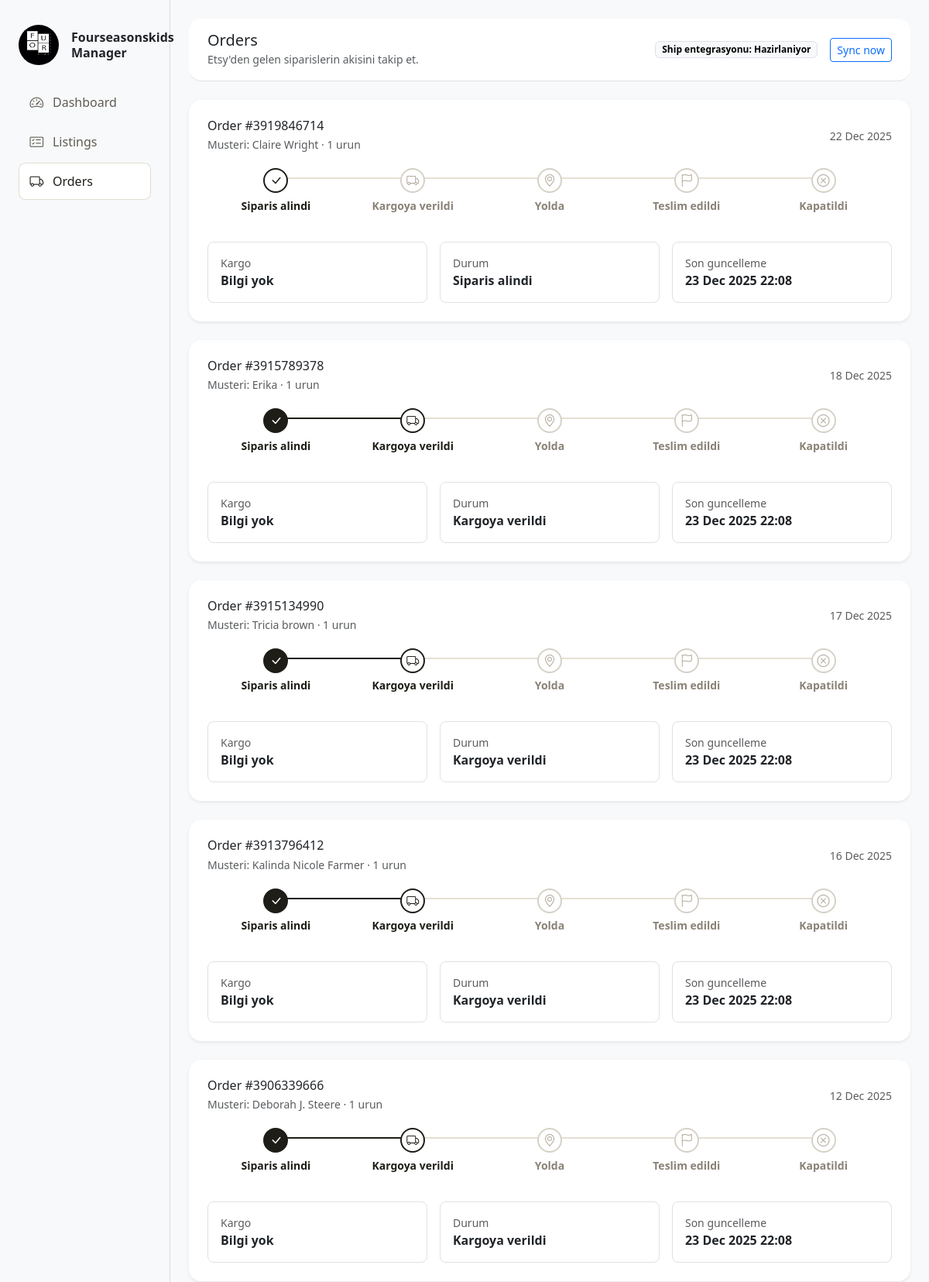
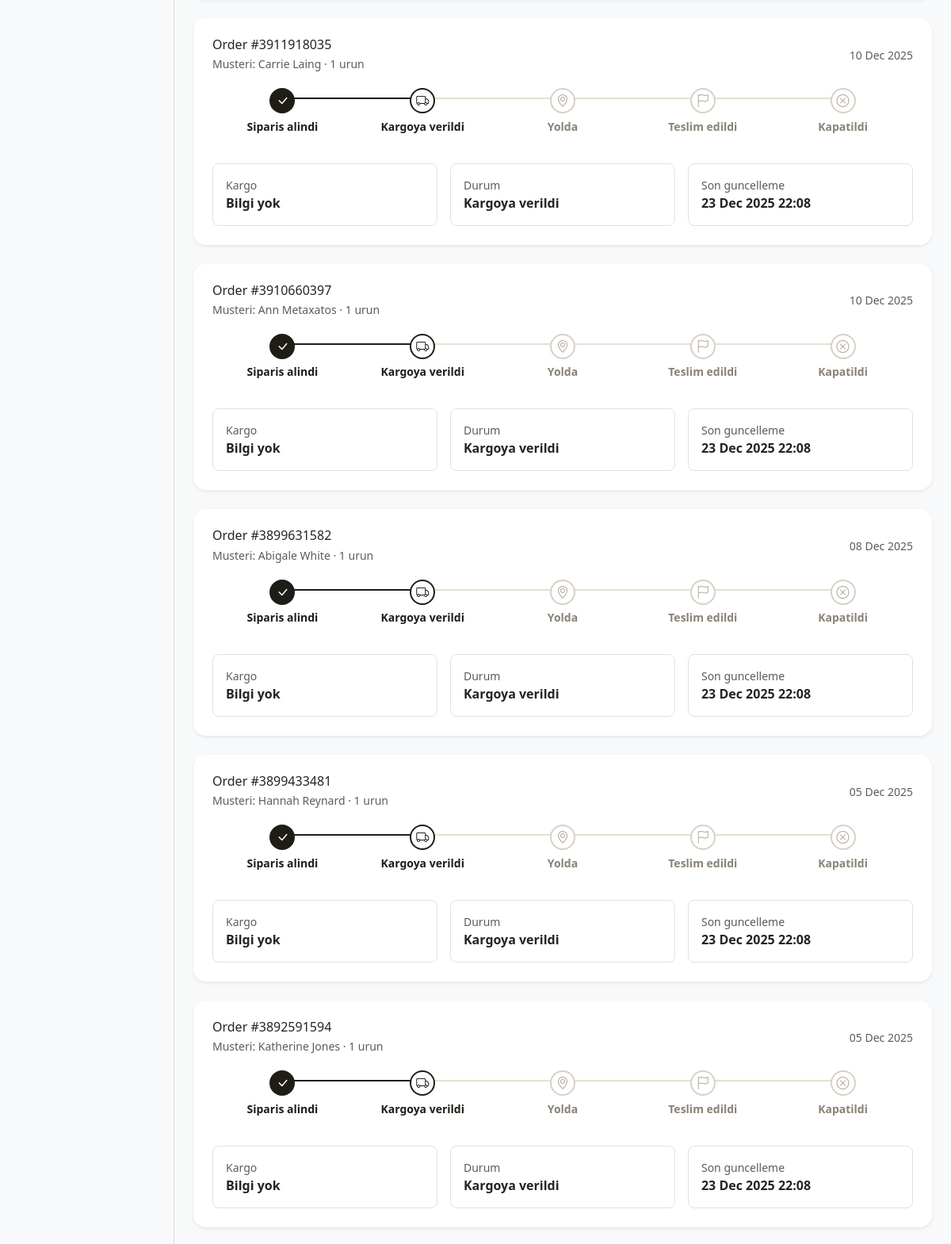
Screenshot of /orders/ (signed in, upper part) with the database file from the repository (2 pictures, top to bottom).
### orders/models.py (models this page shows, shortened)
class Order(models.Model):
    class Status(models.TextChoices):
        RECEIVED = "received", "Received"
        SHIPPED = "shipped", "Shipped"
        IN_TRANSIT = "in_transit", "In transit"
        DELIVERED = "delivered", "Delivered"
        CLOSED = "closed", "Closed"
    etsy_order_id = models.BigIntegerField(unique=True)
    status = models.CharField(max_length=20, choices=Status.choices, default=Status.RECEIVED)
    buyer_name = models.CharField(max_length=255, blank=True)
    buyer_email = models.EmailField(blank=True)
    total_amount = models.IntegerField(null=True, blank=True)
    currency = models.CharField(max_length=10, blank=True)
    order_created_at = models.DateTimeField(null=True, blank=True)
    shipped_at = models.DateTimeField(null=True, blank=True)
    delivered_at = models.DateTimeField(null=True, blank=True)
    last_synced_at = models.DateTimeField(null=True, blank=True)
    owner = models.ForeignKey(settings.AUTH_USER_MODEL, on_delete=models.CASCADE)

### orders/views.py (the view)
# urls.py: path("", views.order_list, name="orders_home"),
@login_required
def order_list(request):
    recent_cutoff = timezone.now() - timezone.timedelta(days=30)
    orders = (
        Order.objects.filter(owner=request.user, order_created_at__gte=recent_cutoff)
        .select_related("shipment")
        .prefetch_related("items")
        .order_by("-order_created_at", "-id")
    )
    cards = []
    for order in orders:
        steps, progress = _build_stepper(order)
        items_count = len(order.items.all())
        try:
            shipment = order.shipment
        except Order.shipment.RelatedObjectDoesNotExist:
            shipment = None
        cards.append(
            {
                "order": order,
                "steps": steps,
                "progress": progress,
                "items_count": items_count,
                "status_label": STATUS_LABELS.get(order.status, "Bilinmiyor"),
                "tracking_number": shipment.tracking_number if shipment else "",
                "carrier_name": shipment.carrier_name if shipment else "",
                "carrier_status": shipment.carrier_status if shipment else "",
            }
        )
    return render(request, "orders/home.html", {"order_cards": cards})

### orders/views.py (called while the page is built)
def _build_stepper(order):
    steps = [
        {key: value for key, value in step.items() if key != "status"}
        for step in STATUS_STEPS
    ]
    status_to_index = {
        step["status"]: index for index, step in enumerate(STATUS_STEPS)
    }
    active_index = status_to_index.get(order.status, 0)
    progress = int(active_index / (len(steps) - 1) * 100)
    for idx, step in enumerate(steps):
        if idx < active_index:
            step["state"] = "is-complete"
        elif idx == active_index:
            step["state"] = "is-active"
        else:
            step["state"] = ""
    return steps, progress

### templates/orders/home.html (shortened to what this page needs)
{% extends "layout/base.html" %}
{% block content %}
<header class="topbar d-flex justify-content-between align-items-center px-4 py-3 border-bottom bg-white rounded-4 mb-4">
    <div>
        <h1 class="h5 mb-0">Orders</h1>
        <small class="text-muted">Etsy'den gelen siparislerin akisini takip et.</small>
    </div>
    <div class="d-flex align-items-center gap-3">
        <span class="badge text-bg-light border">Ship entegrasyonu: Hazirlaniyor</span>
        <form method="post" action="{% url 'orders_sync' %}">
            <button class="btn btn-outline-primary btn-sm" type="submit">Sync now</button>
        </form>
    </div>
</header>
<div class="d-grid gap-4">
    {% if order_cards %}
    {% for card in order_cards %}
    <section class="card shadow-sm border-0 rounded-4">
        <div class="card-body p-4">
            <div class="d-flex flex-wrap justify-content-between align-items-center gap-3 mb-3">
                <div>
                    <h2 class="h6 mb-1">Order #{{ card.order.etsy_order_id }}</h2>
                    <div class="text-muted small">
                        Musteri: {{ card.order.buyer_name|default:"-" }} · {{ card.items_count }} urun
                    </div>
                </div>
                <div class="text-muted small">
                    {% if card.order.order_created_at %}
                    {{ card.order.order_created_at|date:"d M Y" }}
                    {% else %}
                    Tarih bilinmiyor
                    {% endif %}
                </div>
            </div>
            <div class="order-stepper mb-4" style="--progress: {{ card.progress }};">
                {% for step in card.steps %}
                <div class="order-step {{ step.state }}">
                    <div class="order-step-dot"><i class="bi bi-{{ step.icon }}"></i></div>
                    <div class="small fw-semibold">{{ step.label }}</div>
                </div>
                {% endfor %}
            </div>
            <div class="row g-3">
                <div class="col-12 col-md-4">
                    <div class="border rounded-3 p-3 h-100">
                        <div class="text-muted small">Kargo</div>
                        <div class="fw-semibold">
                            {% if card.tracking_number %}
                            {{ card.carrier_name|default:"Ship entegre" }} {{ card.tracking_number }}
                            {% else %}
                            Bilgi yok
                            {% endif %}
                        </div>
                    </div>
                </div>
                <div class="col-12 col-md-4">
                    <div class="border rounded-3 p-3 h-100">
                        <div class="text-muted small">Durum</div>
                        <div class="fw-semibold">{{ card.carrier_status|default:card.status_label }}</div>
                    </div>
                </div>
                <div class="col-12 col-md-4">
                    <div class="border rounded-3 p-3 h-100">
                        <div class="text-muted small">Son guncelleme</div>
                        <div class="fw-semibold">
                            {% if card.order.last_synced_at %}
                            {{ card.order.last_synced_at|date:"d M Y H:i" }}
                            {% else %}
                            -
                            {% endif %}
                        </div>
                    </div>
                </div>
            </div>
        </div>
    </section>
    {% endfor %}
    {% endif %}
</div>
{% endblock %}

### templates/layout/base.html (shortened to what this page needs)
{% load static %}
<!doctype html>
<html lang="tr">
<head>
    <link href="https://cdn.jsdelivr.net/npm/bootstrap@5.3.3/dist/css/bootstrap.min.css" rel="stylesheet">
    <link href="https://cdn.jsdelivr.net/npm/bootstrap-icons@1.11.3/font/bootstrap-icons.css" rel="stylesheet">
    <link href="{% static 'css/dashboard.css' %}" rel="stylesheet">
</head>
<body class="bg-light">
    <div class="app-shell d-flex">
        <aside class="sidebar d-flex flex-column">
            <a class="brand d-flex align-items-center gap-3 text-decoration-none" href="/">
                <img src="{% static 'logo/logo.png' %}" alt="Site logo" width="52" height="52" class="rounded-circle">
                <span class="d-flex flex-column lh-sm text-dark">
                    <span class="fw-semibold">Fourseasonskids</span>
                    <span class="fw-semibold">Manager</span>
                </span>
            </a>
            <nav class="sidebar-nav mt-4">
                <a href="/" class="sidebar-link {% if request.path == '/' %}active{% endif %}">
                    <i class="bi bi-speedometer2 icon"></i>
                    Dashboard
                </a>
                <a href="/listings/"
                    class="sidebar-link {% if request.path|slice:':9' == '/listings' %}active{% endif %}">
                    <i class="bi bi-card-checklist icon"></i>
                    Listings
                </a>
                <a href="/orders/" class="sidebar-link {% if request.path|slice:':7' == '/orders' %}active{% endif %}">
                    <i class="bi bi-truck icon"></i>
                    Orders
                </a>
            </nav>
        </aside>
        <div class="content flex-grow-1 d-flex flex-column">
            <main class="flex-grow-1 p-4">
                {% block content %}{% endblock %}
            </main>
        </div>
    </div>
</body>
</html>

### static/css/dashboard.css (style rules this page uses)
body { min-height: 100vh; background: red !important; overflow-x: hidden; }
.app-shell { min-height: 100vh; width: 100%; overflow-x: hidden; }
.sidebar { width: 220px; border-right: 1px solid #e0dcd2; padding: 2rem 1.5rem; }
.brand img { flex-shrink: 0; }
.sidebar-nav { display: flex; flex-direction: column; gap: 0.25rem; }
.sidebar-link { display: flex; align-items: center; gap: 0.75rem; padding: 0.65rem 0.9rem; border-radius: 0.55rem; text-decoration: none; color: #5f5c52; font-weight: 500; }
.sidebar-link .icon { font-size: 1.1rem; }
.sidebar-link:hover, .sidebar-link.active { background: #fff; color: #1f1d17; box-shadow: inset 0 0 0 1px #e0dcd2; }
.content { min-width: 0; }
main { overflow-x: hidden; }
.topbar { min-height: 76px; }
.order-stepper { --progress: 0; --dot-size: 32px; --steps: 5; position: relative; display: grid; grid-template-columns: repeat(var(--steps), 1fr); align-items: start; padding: 0.25rem 0 0.75rem; }
.order-stepper::before { content: ""; position: absolute; top: calc(var(--dot-size) / 2); height: 2px; left: calc(100% / (2 * var(--steps))); right: calc(100% / (2 * var(--steps))); background: linear-gradient(#1f1d17, #1f1d17) left / calc(var(--progress) * 1%) 100% no-repeat, #e6dfd2; }
.order-step { position: relative; z-index: 1; display: flex; flex-direction: column; align-items: center; text-align: center; padding: 0; color: #8a8276; gap: 0.35rem; }
.order-step-dot { width: var(--dot-size); height: var(--dot-size); border-radius: 999px; border: 2px solid #d6d1c7; display: grid; place-items: center; background: #fff; color: #b0a79a; }
.order-step.is-complete .order-step-dot { background: #1f1d17; border-color: #1f1d17; color: #fff; }
.order-step.is-active .order-step-dot { border-color: #1f1d17; color: #1f1d17; }
.order-step.is-complete, .order-step.is-active { color: #1f1d17; }

### rows the page displays
Order: order.etsy_order_id "3919846714", order.buyer_name "Claire Wright", items_count "1", order.order_created_at "22 Dec 2025", {{ card.progress }} 0 (drawn), label "Siparis alindi" "Kargoya verildi" "Yolda" "Teslim edildi" "Kapatildi", carrier_status "Siparis alindi", order.last_synced_at "23 Dec 2025 22:08"
Order: order.etsy_order_id "3915789378", order.buyer_name "Erika", items_count "1", order.order_created_at "18 Dec 2025", {{ card.progress }} 25 (drawn), label "Siparis alindi" "Kargoya verildi" "Yolda" "Teslim edildi" "Kapatildi", carrier_status "Kargoya verildi", order.last_synced_at "23 Dec 2025 22:08"
Order: order.etsy_order_id "3915134990", order.buyer_name "Tricia brown", items_count "1", order.order_created_at "17 Dec 2025", {{ card.progress }} 25 (drawn), label "Siparis alindi" "Kargoya verildi" "Yolda" "Teslim edildi" "Kapatildi", carrier_status "Kargoya verildi", order.last_synced_at "23 Dec 2025 22:08"
Order: order.etsy_order_id "3913796412", order.buyer_name "Kalinda Nicole Farmer", items_count "1", order.order_created_at "16 Dec 2025", {{ card.progress }} 25 (drawn), label "Siparis alindi" "Kargoya verildi" "Yolda" "Teslim edildi" "Kapatildi", carrier_status "Kargoya verildi", order.last_synced_at "23 Dec 2025 22:08"
Order: order.etsy_order_id "3906339666", order.buyer_name "Deborah J. Steere", items_count "1", order.order_created_at "12 Dec 2025", {{ card.progress }} 25 (drawn), label "Siparis alindi" "Kargoya verildi" "Yolda" "Teslim edildi" "Kapatildi", carrier_status "Kargoya verildi", order.last_synced_at "23 Dec 2025 22:08"
Order: order.etsy_order_id "3911918035", order.buyer_name "Carrie Laing", items_count "1", order.order_created_at "10 Dec 2025", {{ card.progress }} 25 (drawn), label "Siparis alindi" "Kargoya verildi" "Yolda" "Teslim edildi" "Kapatildi", carrier_status "Kargoya verildi", order.last_synced_at "23 Dec 2025 22:08"
Order: order.etsy_order_id "3910660397", order.buyer_name "Ann Metaxatos", items_count "1", order.order_created_at "10 Dec 2025", {{ card.progress }} 25 (drawn), label "Siparis alindi" "Kargoya verildi" "Yolda" "Teslim edildi" "Kapatildi", carrier_status "Kargoya verildi", order.last_synced_at "23 Dec 2025 22:08"
Order: order.etsy_order_id "3899631582", order.buyer_name "Abigale White", items_count "1", order.order_created_at "08 Dec 2025", {{ card.progress }} 25 (drawn), label "Siparis alindi" "Kargoya verildi" "Yolda" "Teslim edildi" "Kapatildi", carrier_status "Kargoya verildi", order.last_synced_at "23 Dec 2025 22:08"
Order: order.etsy_order_id "3899433481", order.buyer_name "Hannah Reynard", items_count "1", order.order_created_at "05 Dec 2025", {{ card.progress }} 25 (drawn), label "Siparis alindi" "Kargoya verildi" "Yolda" "Teslim edildi" "Kapatildi", carrier_status "Kargoya verildi", order.last_synced_at "23 Dec 2025 22:08"
Order: order.etsy_order_id "3892591594", order.buyer_name "Katherine Jones", items_count "1", order.order_created_at "05 Dec 2025", {{ card.progress }} 25 (drawn), label "Siparis alindi" "Kargoya verildi" "Yolda" "Teslim edildi" "Kapatildi", carrier_status "Kargoya verildi", order.last_synced_at "23 Dec 2025 22:08"
